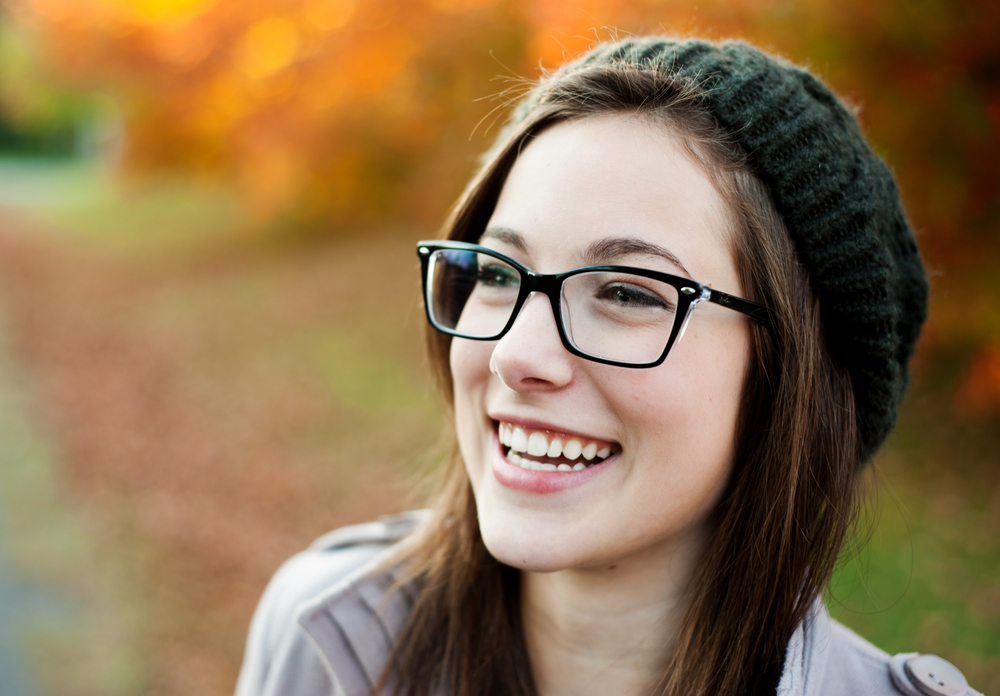
#> input picture 1.jpg, 1000 x 696 px; its folder holds only this picture in this run
$ python -i face_crop.py   (imports and definitions only)
#> lines starting #> are read from the running program, lines starting #| are printed output that depends on the picture; after the words box and inside, x2 and y2 are one past the last pixel; in counts of white or black regions, pixels touching at a corner belong together
import cv2
import os

def facecrop(image):
#> called with image = '1.jpg'
    facedata = "haarcascade_frontalface_alt.xml"
    cascade = cv2.CascadeClassifier(facedata)

    img = cv2.imread(image)
#> img is the input picture: shape (696, 1000, 3); mean B, G, R 80.2, 115.5, 142.9

    try:

        minisize = (img.shape[1],img.shape[0])
#> minisize = (1000, 696)
        miniframe = cv2.resize(img, minisize)

        faces = cascade.detectMultiScale(miniframe)
#> faces = [[384, 143, 381, 381]]

        for f in faces:
            x, y, w, h = [ v for v in f ]
            cv2.rectangle(img, (x,y), (x+w,y+h), (0,255,0), 2)

            sub_face = img[y:y+h, x:x+w]

            f_name = image.split('/')
            f_name = f_name[-1]

            cv2.imwrite("E:/data/vids/yawning/" + f_name, sub_face)
#> this loop made 1 pass
#> (x, y, w, h, f_name) on pass 1: (384, 143, 381, 381, '1.jpg')
#> pass 1, in facecrop, `sub_face = img[y:y+h, x:x+w]`:
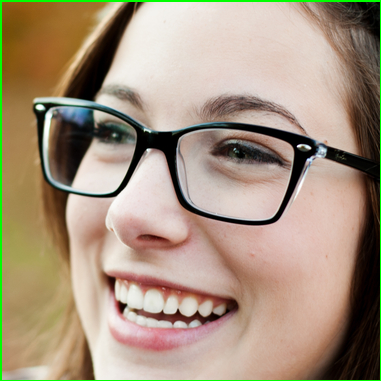
#> sub_face: shape (381, 381, 3); mean B, G, R 125.8, 147.2, 165.8
#> after the loop:
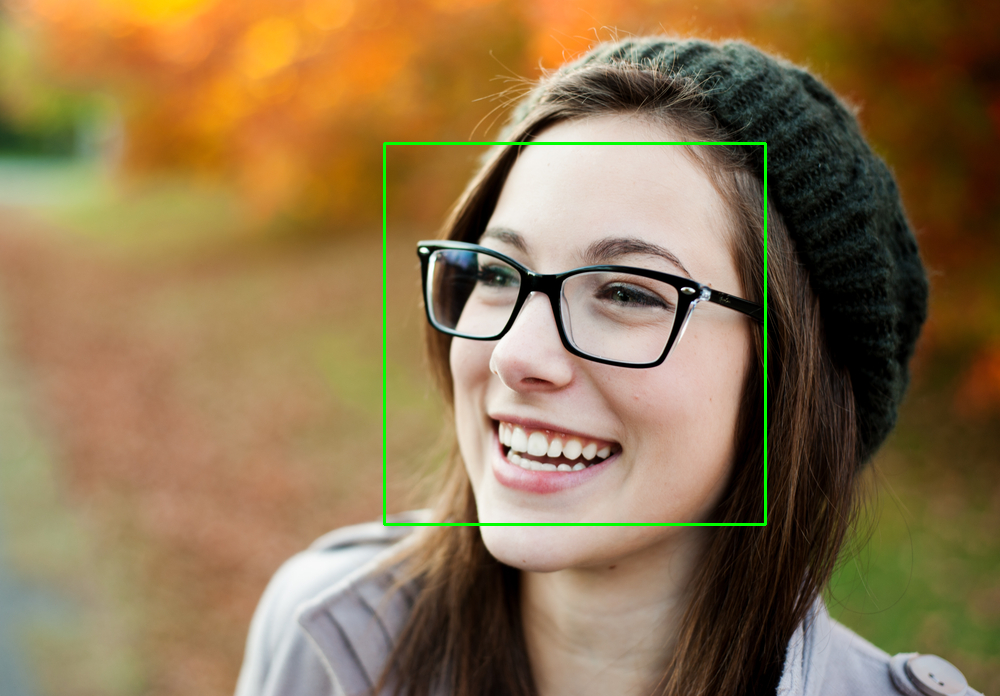
#> img: shape (696, 1000, 3); 0.66% of pixels changed, all inside (x1, y1, x2, y2) = (383, 142, 767, 526)
            #print ("Writing: " + image)

    except:
        pass

    #cv2.imshow(image, img)


# [8 lines not run here, left out]

>>> result = facecrop('1.jpg')

$ run again, on 3.jpg
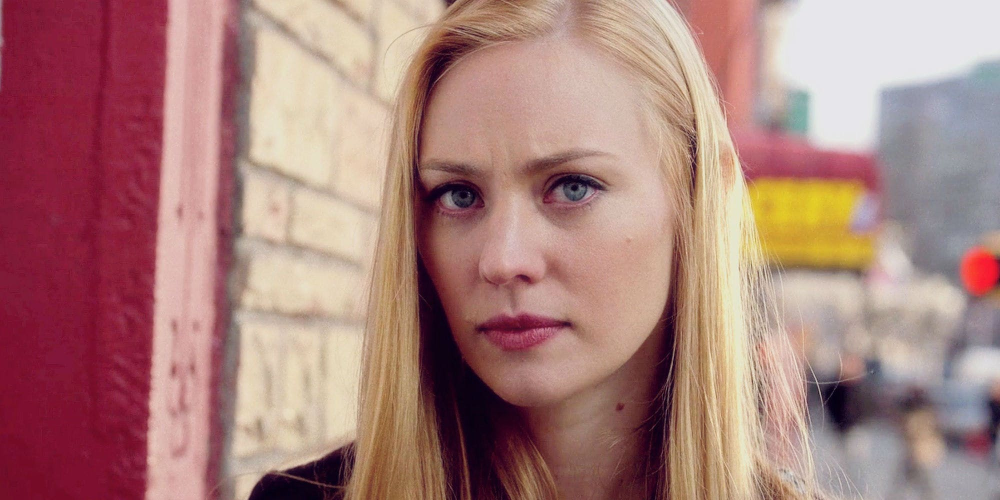
#> input picture 3.jpg, 2000 x 1000 px (shown at 1/2 size)
#> in facecrop, img is the input picture: shape (1000, 2000, 3); mean B, G, R 123.3, 128.2, 170.3
#> faces = [[702, 121, 683, 683]]
#> the loop in facecrop, `for f in faces:` made 1 pass
#> (x, y, w, h, f_name) on pass 1: (702, 121, 683, 683, '3.jpg')
#> pass 1, in facecrop, `sub_face = img[y:y+h, x:x+w]`:
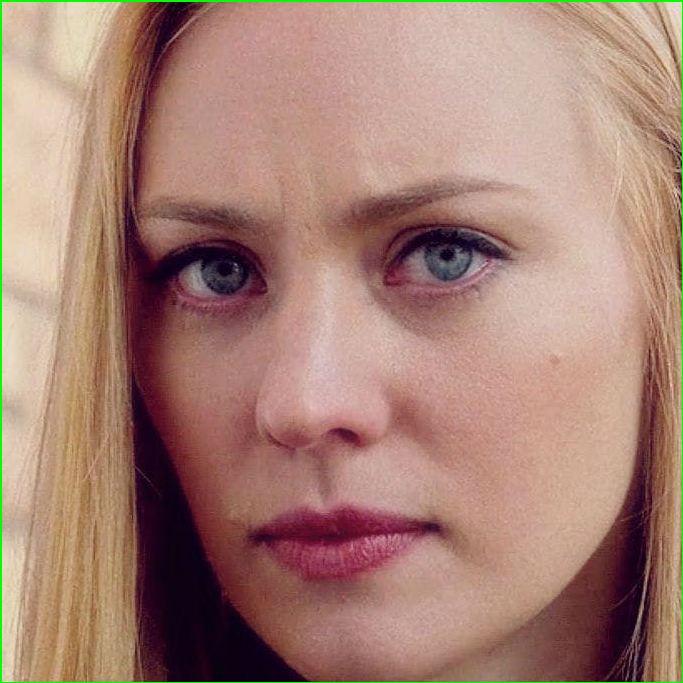
#> sub_face: shape (683, 683, 3); mean B, G, R 116.3, 129.5, 166.1
#> after the loop in facecrop, `for f in faces:`:
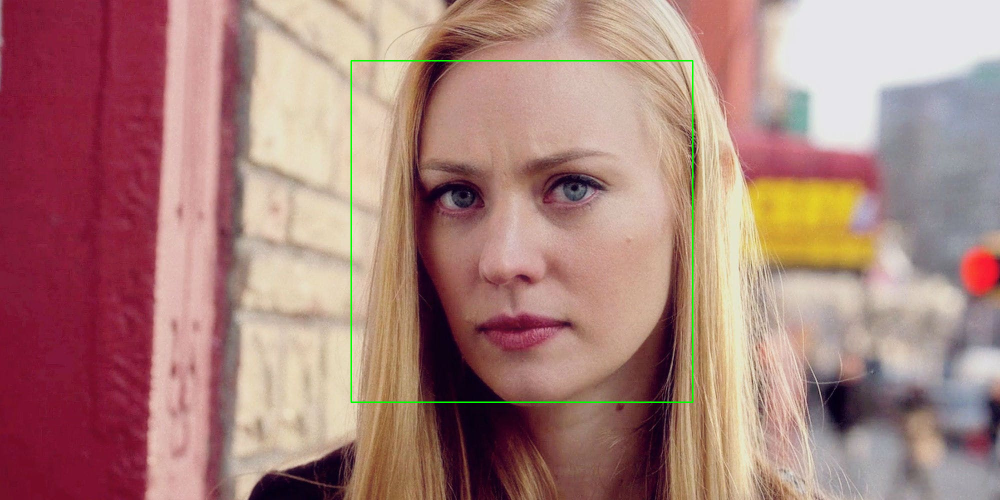
#> img: shape (1000, 2000, 3) (shown at 1/2 size); 0.41% of pixels changed, all inside (x1, y1, x2, y2) = (701, 120, 1387, 806)

$ run again, on 4.jpg
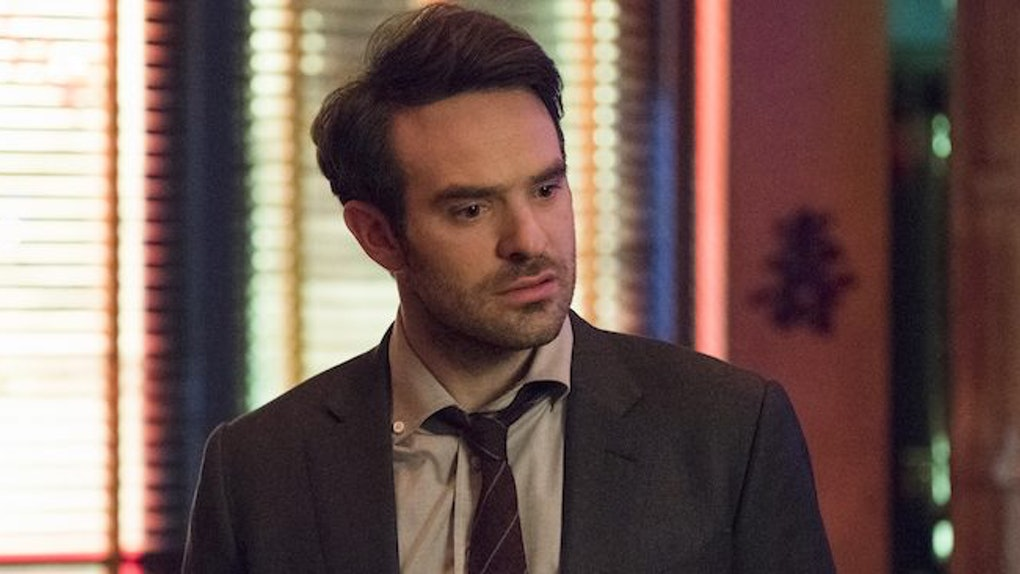
#> input picture 4.jpg, 1020 x 574 px
#> in facecrop, img is the input picture: shape (574, 1020, 3); mean B, G, R 87.9, 93.9, 115.9
#> faces = [[128, 244, 57, 57], [119, 265, 60, 60], [112, 485, 64, 64], [409, 118, 213, 213]]
#> the loop in facecrop, `for f in faces:` made 4 passes
#> pass 3, in facecrop, `sub_face = img[y:y+h, x:x+w]`:
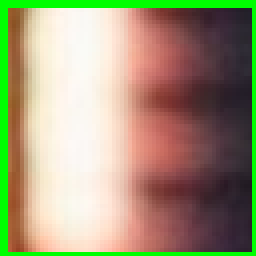
#> sub_face: shape (64, 64, 3) (shown 4 times larger); mean B, G, R 119.7, 151.8, 160.2
#> after the loop in facecrop, `for f in faces:`:
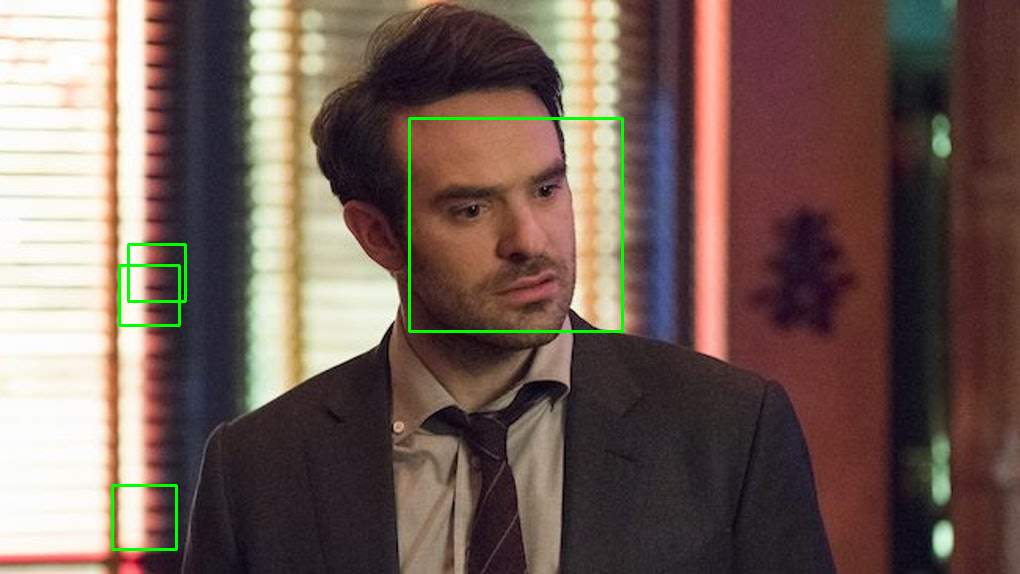
#> img: shape (574, 1020, 3); 0.8% of pixels changed, all inside (x1, y1, x2, y2) = (111, 117, 624, 551)
